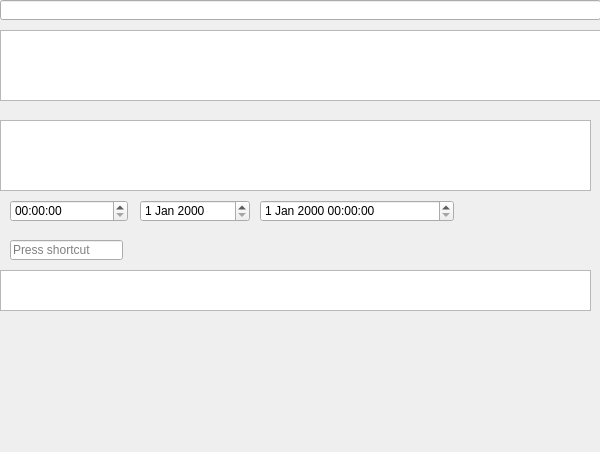
<?xml version="1.0" encoding="UTF-8"?>
<ui version="4.0">
 <class>Widget</class>
 <widget class="QWidget" name="Widget">
  <property name="geometry">
   <rect>
    <x>0</x>
    <y>0</y>
    <width>600</width>
    <height>452</height>
   </rect>
  </property>
  <property name="windowTitle">
   <string>Widget</string>
  </property>
  <widget class="QLineEdit" name="lineEdit">
   <property name="geometry">
    <rect>
     <x>0</x>
     <y>0</y>
     <width>601</width>
     <height>20</height>
    </rect>
   </property>
  </widget>
  <widget class="QTextEdit" name="textEdit">
   <property name="geometry">
    <rect>
     <x>0</x>
     <y>30</y>
     <width>601</width>
     <height>71</height>
    </rect>
   </property>
  </widget>
  <widget class="QPlainTextEdit" name="plainTextEdit">
   <property name="geometry">
    <rect>
     <x>0</x>
     <y>120</y>
     <width>591</width>
     <height>71</height>
    </rect>
   </property>
  </widget>
  <widget class="QTimeEdit" name="timeEdit">
   <property name="geometry">
    <rect>
     <x>10</x>
     <y>200</y>
     <width>118</width>
     <height>22</height>
    </rect>
   </property>
  </widget>
  <widget class="QDateEdit" name="dateEdit">
   <property name="geometry">
    <rect>
     <x>140</x>
     <y>200</y>
     <width>110</width>
     <height>22</height>
    </rect>
   </property>
  </widget>
  <widget class="QDateTimeEdit" name="dateTimeEdit">
   <property name="geometry">
    <rect>
     <x>260</x>
     <y>200</y>
     <width>194</width>
     <height>22</height>
    </rect>
   </property>
  </widget>
  <widget class="QKeySequenceEdit" name="keySequenceEdit">
   <property name="geometry">
    <rect>
     <x>10</x>
     <y>240</y>
     <width>113</width>
     <height>20</height>
    </rect>
   </property>
  </widget>
  <widget class="QListWidget" name="listWidget">
   <property name="geometry">
    <rect>
     <x>0</x>
     <y>270</y>
     <width>591</width>
     <height>41</height>
    </rect>
   </property>
   <property name="dragEnabled">
    <bool>false</bool>
   </property>
   <property name="dragDropMode">
    <enum>QAbstractItemView::DragOnly</enum>
   </property>
   <property name="defaultDropAction">
    <enum>Qt::IgnoreAction</enum>
   </property>
   <property name="movement">
    <enum>QListView::Free</enum>
   </property>
  </widget>
 </widget>
 <layoutdefault spacing="6" margin="11"/>
 <resources/>
 <connections/>
</ui>
